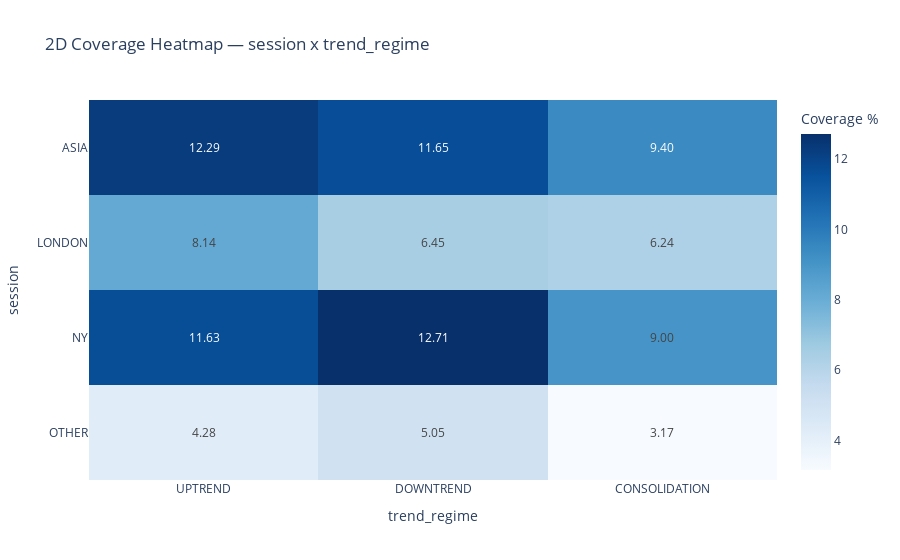
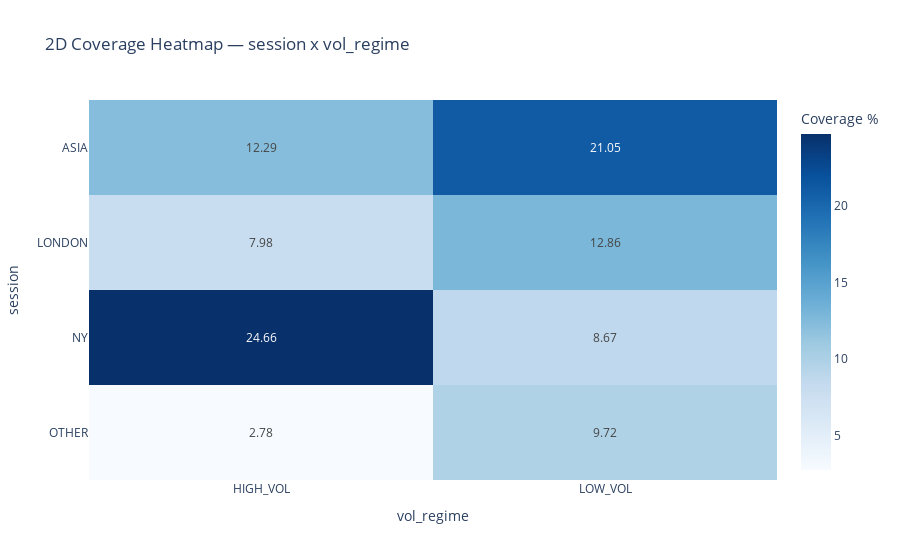
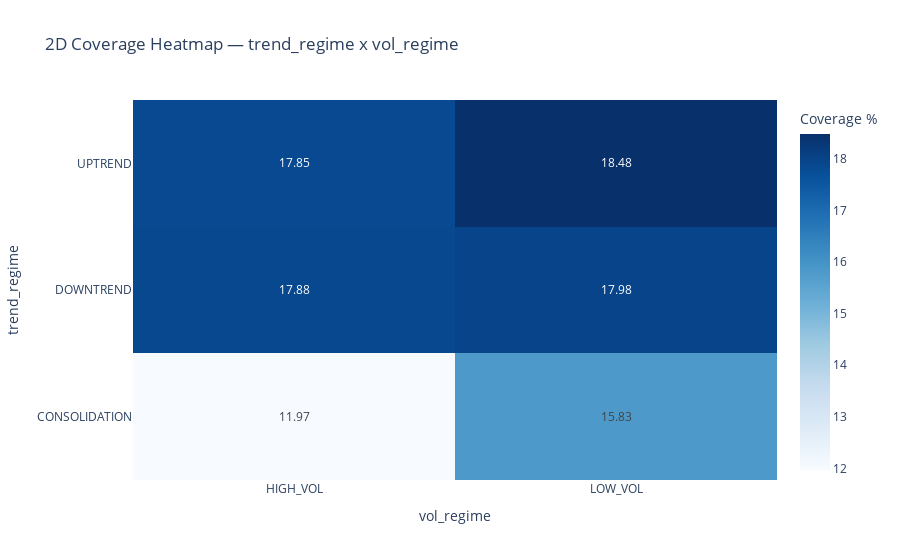

Notebook code cell kept with these figures, in order:
### Code cell
if "px" not in globals():
    import plotly.express as px
if "coverage_table" not in globals() or "sol" not in globals():
    raise RuntimeError("Run setup/helper cells first (coverage_table + sol).")

pairs = [
    ("session", "trend_regime"),
    ("session", "vol_regime"),
    ("trend_regime", "vol_regime"),
]

order_map = {
    "session": SESSION_ORDER,
    "trend_regime": TREND_ORDER,
    "vol_regime": VOL_ORDER,
}

for a, b in pairs:
    tbl = coverage_table(sol, [a, b])
    pivot = tbl.pivot(index=a, columns=b, values="coverage_pct").reindex(
        index=order_map.get(a, sorted(tbl[a].dropna().unique())),
        columns=order_map.get(b, sorted(tbl[b].dropna().unique())),
    ).fillna(0)

    fig = px.imshow(
        pivot,
        text_auto=".2f",
        color_continuous_scale="Blues",
        aspect="auto",
        title=f"2D Coverage Heatmap — {a} x {b}",
    )
    fig.update_layout(coloraxis_colorbar_title="Coverage %")
    fig.show()

### Figure 1 — Plotly figure (JSON) as saved in the notebook; plotly's stock layout.template omitted (floating-point values rounded to 4 significant figures)
{"data": [{"coloraxis": "coloraxis", "hovertemplate": "trend_regime: %{x}<br>session: %{y}<br>color: %{z}<extra></extra>", "name": "0", "texttemplate": "%{z:.2f}", "type": "heatmap", "x": ["UPTREND", "DOWNTREND", "CONSOLIDATION"], "xaxis": "x", "y": ["ASIA", "LONDON", "NY", "OTHER"], "yaxis": "y", "z": [[12.29, 11.65, 9.398], [8.138, 6.455, 6.241], [11.63, 12.71, 8.997], [4.281, 5.054, 3.165]]}], "layout": {"coloraxis": {"colorbar": {"title": {"text": "Coverage %"}}, "colorscale": [[0, "rgb(247,251,255)"], [0.125, "rgb(222,235,247)"], [0.25, "rgb(198,219,239)"], [0.375, "rgb(158,202,225)"], [0.5, "rgb(107,174,214)"], [0.625, "rgb(66,146,198)"], [0.75, "rgb(33,113,181)"], [0.875, "rgb(8,81,156)"], [1, "rgb(8,48,107)"]]}, "title": {"text": "2D Coverage Heatmap — session x trend_regime"}, "xaxis": {"anchor": "y", "domain": [0, 1], "title": {"text": "trend_regime"}}, "yaxis": {"anchor": "x", "autorange": "reversed", "domain": [0, 1], "title": {"text": "session"}}}}

### Figure 2 — Plotly figure (JSON) as saved in the notebook; plotly's stock layout.template omitted (floating-point values rounded to 4 significant figures)
{"data": [{"coloraxis": "coloraxis", "hovertemplate": "vol_regime: %{x}<br>session: %{y}<br>color: %{z}<extra></extra>", "name": "0", "texttemplate": "%{z:.2f}", "type": "heatmap", "x": ["HIGH_VOL", "LOW_VOL"], "xaxis": "x", "y": ["ASIA", "LONDON", "NY", "OTHER"], "yaxis": "y", "z": [[12.29, 21.05], [7.978, 12.86], [24.66, 8.669], [2.779, 9.722]]}], "layout": {"coloraxis": {"colorbar": {"title": {"text": "Coverage %"}}, "colorscale": [[0, "rgb(247,251,255)"], [0.125, "rgb(222,235,247)"], [0.25, "rgb(198,219,239)"], [0.375, "rgb(158,202,225)"], [0.5, "rgb(107,174,214)"], [0.625, "rgb(66,146,198)"], [0.75, "rgb(33,113,181)"], [0.875, "rgb(8,81,156)"], [1, "rgb(8,48,107)"]]}, "title": {"text": "2D Coverage Heatmap — session x vol_regime"}, "xaxis": {"anchor": "y", "domain": [0, 1], "title": {"text": "vol_regime"}}, "yaxis": {"anchor": "x", "autorange": "reversed", "domain": [0, 1], "title": {"text": "session"}}}}

### Figure 3 — Plotly figure (JSON) as saved in the notebook; plotly's stock layout.template omitted (floating-point values rounded to 4 significant figures)
{"data": [{"coloraxis": "coloraxis", "hovertemplate": "vol_regime: %{x}<br>trend_regime: %{y}<br>color: %{z}<extra></extra>", "name": "0", "texttemplate": "%{z:.2f}", "type": "heatmap", "x": ["HIGH_VOL", "LOW_VOL"], "xaxis": "x", "y": ["UPTREND", "DOWNTREND", "CONSOLIDATION"], "yaxis": "y", "z": [[17.85, 18.48], [17.88, 17.98], [11.97, 15.83]]}], "layout": {"coloraxis": {"colorbar": {"title": {"text": "Coverage %"}}, "colorscale": [[0, "rgb(247,251,255)"], [0.125, "rgb(222,235,247)"], [0.25, "rgb(198,219,239)"], [0.375, "rgb(158,202,225)"], [0.5, "rgb(107,174,214)"], [0.625, "rgb(66,146,198)"], [0.75, "rgb(33,113,181)"], [0.875, "rgb(8,81,156)"], [1, "rgb(8,48,107)"]]}, "title": {"text": "2D Coverage Heatmap — trend_regime x vol_regime"}, "xaxis": {"anchor": "y", "domain": [0, 1], "title": {"text": "vol_regime"}}, "yaxis": {"anchor": "x", "autorange": "reversed", "domain": [0, 1], "title": {"text": "trend_regime"}}}}
